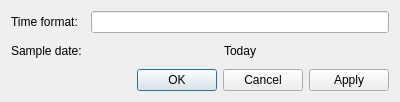
<?xml version="1.0" encoding="UTF-8"?>
<ui version="4.0">
 <class>TimeFormatterDlg</class>
 <widget class="QDialog" name="TimeFormatterDlg">
  <property name="geometry">
   <rect>
    <x>0</x>
    <y>0</y>
    <width>400</width>
    <height>102</height>
   </rect>
  </property>
  <property name="windowTitle">
   <string comment="TimeFormatterDlg" extracomment="A dialog title">Configure time format</string>
  </property>
  <layout class="QVBoxLayout" name="verticalLayout">
   <item>
    <layout class="QGridLayout" name="gridLayout">
     <item row="0" column="0">
      <widget class="QLabel" name="tformat_label">
       <property name="text">
        <string>Time format: </string>
       </property>
      </widget>
     </item>
     <item row="0" column="1" colspan="3">
      <widget class="QLineEdit" name="tformat_editor"/>
     </item>
     <item row="1" column="0">
      <widget class="QLabel" name="sample_label">
       <property name="text">
        <string>Sample date: </string>
       </property>
      </widget>
     </item>
     <item row="1" column="1">
      <spacer name="horizontalSpacer_2">
       <property name="orientation">
        <enum>Qt::Horizontal</enum>
       </property>
       <property name="sizeHint" stdset="0">
        <size>
         <width>40</width>
         <height>20</height>
        </size>
       </property>
      </spacer>
     </item>
     <item row="1" column="2">
      <widget class="QLabel" name="today_label">
       <property name="text">
        <string>Today</string>
       </property>
      </widget>
     </item>
     <item row="1" column="3">
      <spacer name="horizontalSpacer">
       <property name="orientation">
        <enum>Qt::Horizontal</enum>
       </property>
       <property name="sizeHint" stdset="0">
        <size>
         <width>40</width>
         <height>20</height>
        </size>
       </property>
      </spacer>
     </item>
     <item row="2" column="0" colspan="4">
      <widget class="QDialogButtonBox" name="button_box">
       <property name="orientation">
        <enum>Qt::Horizontal</enum>
       </property>
       <property name="standardButtons">
        <set>QDialogButtonBox::Apply|QDialogButtonBox::Cancel|QDialogButtonBox::Ok</set>
       </property>
      </widget>
     </item>
    </layout>
   </item>
  </layout>
 </widget>
 <resources/>
 <connections>
  <connection>
   <sender>button_box</sender>
   <signal>accepted()</signal>
   <receiver>TimeFormatterDlg</receiver>
   <slot>accept()</slot>
   <hints>
    <hint type="sourcelabel">
     <x>248</x>
     <y>254</y>
    </hint>
    <hint type="destinationlabel">
     <x>157</x>
     <y>274</y>
    </hint>
   </hints>
  </connection>
  <connection>
   <sender>button_box</sender>
   <signal>rejected()</signal>
   <receiver>TimeFormatterDlg</receiver>
   <slot>reject()</slot>
   <hints>
    <hint type="sourcelabel">
     <x>316</x>
     <y>260</y>
    </hint>
    <hint type="destinationlabel">
     <x>286</x>
     <y>274</y>
    </hint>
   </hints>
  </connection>
 </connections>
</ui>
